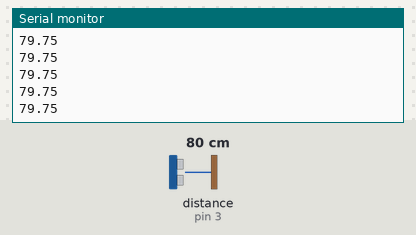
This sketch was run on a simulated Arduino Uno, built with avr-gcc and run on an emulated ATmega328P. Parts: the last lines printed to the serial monitor. Wiring (inferred from the names in the program): ultrasonic range finder: trigger pin 4; echo pin 3. The test bench sets the inputs (shaded band); at power-on: distance to the obstacle (sensor on pin 3) 80 cm. The echo pulse lasts 58.3 µs per cm.

Above: at 1.2 s.
1.3 s: distance to the obstacle (sensor on pin 3) set to 2 cm
At 1.8 s:
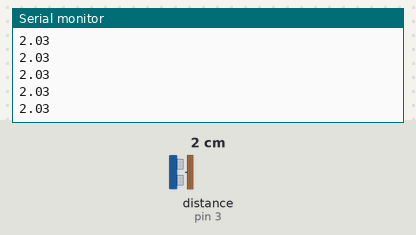
2.8 s: distance to the obstacle (sensor on pin 3) set to 4 cm
At 3.3 s:
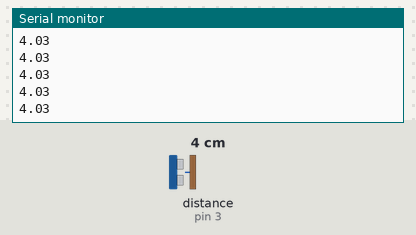
Timing chart, 0 to 5.8 s (numbered marks = the images above; inputs shaded):
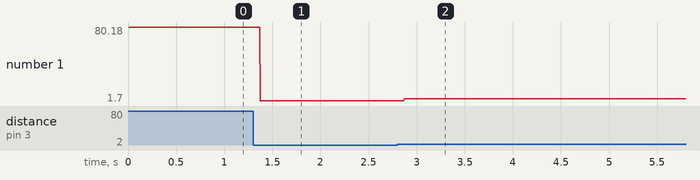

Measured:
- after the input at 1.3 s, the serial monitor: prints a new line after 0.07 s (image 1)
- after the input at 2.8 s, the serial monitor: prints a new line after 0.07 s (image 2)
- plotted number 1: 79.75 → 2.03 after the input at 1.3 s, 2.03 → 4 after the input at 2.8 s

The sketch:

Sonar.ino
```cpp
#define echoPin 3
#define trigPin 4

const double c = 20; // temperature in Cº
const double soundSpeed = 331.3 + (0.6 * c); // approximate speed of sound (in m/s) at temperature c

void setup() {
  pinMode(trigPin, OUTPUT); // pin to send waves
  pinMode(echoPin, INPUT); // pin to recieve echo waves
  Serial.begin(9600);
}

long t;
double d;

double getSonarDistance() {
  // resets the trig pin
  digitalWrite(trigPin, LOW);
  delayMicroseconds(2);
  // sets the trig pin to 1 for 100ms (must set for this long for the sonar to send waves)
  digitalWrite(trigPin, HIGH);
  delayMicroseconds(100);
  digitalWrite(trigPin, LOW);
  // reads the travel time (in micro seconds) of the echo wave from the echo pin
  return (pulseIn(echoPin, HIGH) * soundSpeed) / 20000;
}

void loop() {
  d = getSonarDistance();
  Serial.println(d);
}
```
